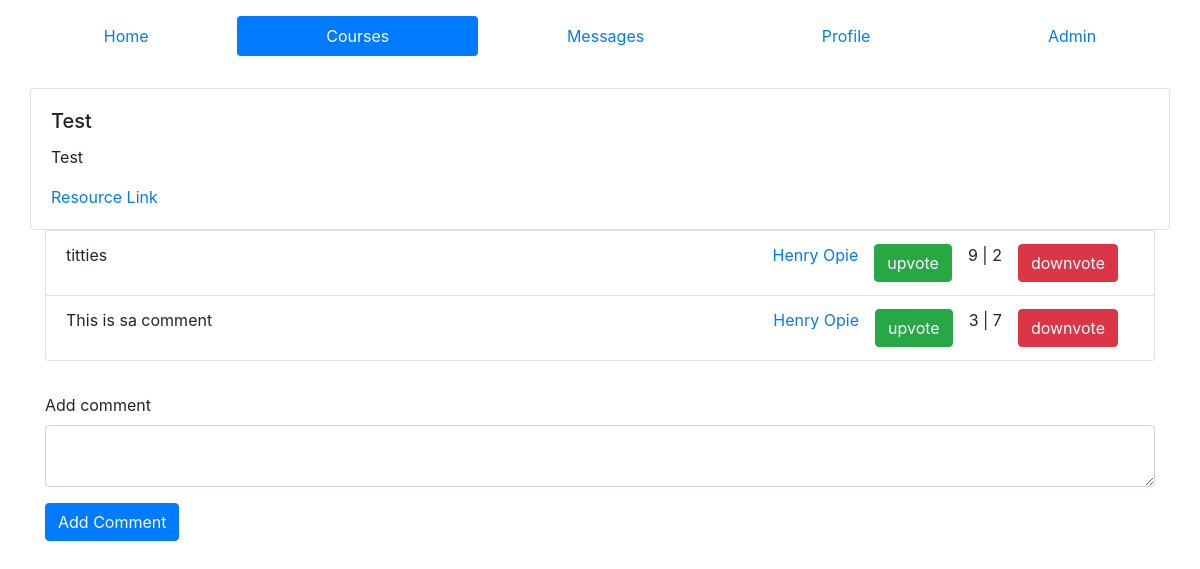
Before: /courses/1111/4 (signed in) with the older database file.
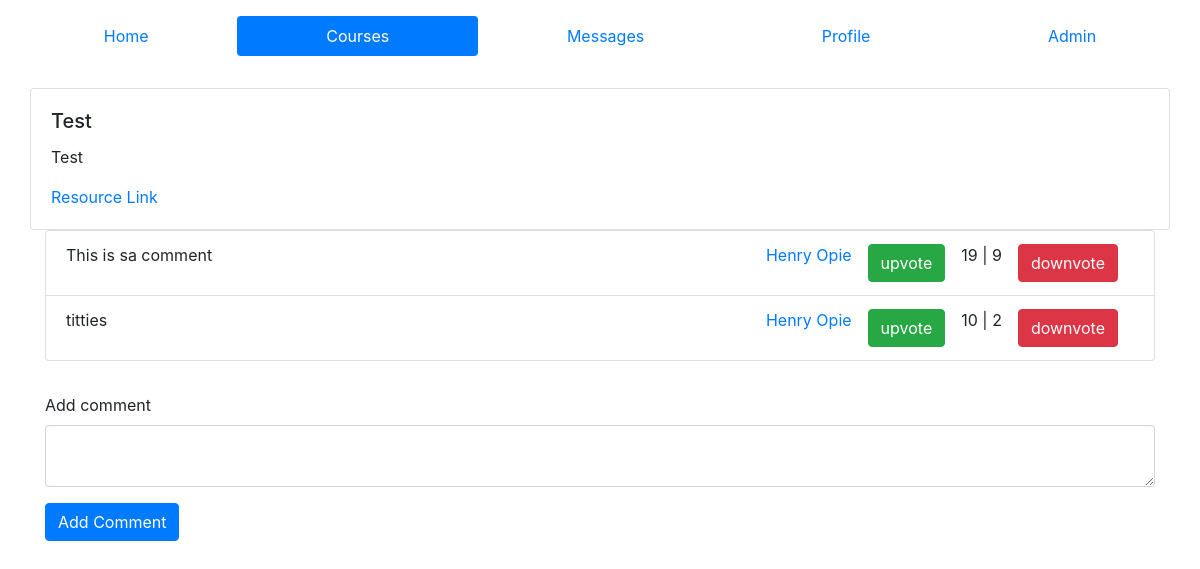
After: the same page with the newer database file.
### ed/models.py (models this page shows)
class Comment(models.Model):
    resource = models.ForeignKey(Resource, on_delete=models.CASCADE, related_name='comments')
    body = models.TextField()
    user = models.ForeignKey(Profile, on_delete=models.CASCADE, null=True)
    upvotes = models.IntegerField(default=0)
    downvotes = models.IntegerField(default=0)

class Profile(models.Model):
    user = models.OneToOneField(User, on_delete=models.CASCADE, related_name='+', default=1)
    FirstName = models.CharField(max_length=50,default='firstname')
    LastName = models.CharField(max_length=50,default='lastname')
    is_admin = models.BooleanField('Is admin', default=False)

### ed/views.py (the view, shortened to what this page needs)
# urls.py: path('courses/<slug:code>/<int:id>', views.singleResource, name='Resource'),
def singleResource(request,code, id):
    is_admin = False
    p = Profile.objects.get(user=request.user)
    error = ''
    if p.is_admin:
        is_admin = True
    if not request.POST:
        resource = Resource.objects.get(id=id)
        try:
            comments = Comment.objects.filter(resource=resource).\
                annotate(totalvotes = F('upvotes') - F('downvotes')).order_by('-totalvotes')
        except:
            comments = {}
        context = {
            'active': 'courses',
            'resource': resource,
            'comments': comments,
            'is_admin': is_admin
        }
        return render(request, 'resource.html', context=context)

### templates/resource.html (shortened to what this page needs)
{% extends "core.html" %}
{% block content %}
<div class="card">
    <div class="card-body">
        <h5 class="card-title">
            {{ resource.resourceName}}
        </h5>
        <p class="card-text">
            {{ resource.resourceDescription}}
        </p>
        {% if resource.resourceLink %}
        <a href="{{resource.resourceLink}}" target='_blank'>
            Resource Link
        </a>
        {% endif %}
    </div>
</div>
<div class="container-fluid">
    {% if comments %}
        <ul class='list-group'>
            {% for comment in comments %}
                <li class="list-group-item" style="display: flex;">
                    <div class="comment-body">
                    {{comment.body}}
                    </div>
                    <div class="comment-author" style="margin-left: auto;">
                        <a href="/profile/{{comment.user.id}}">
                            {{comment.user.FirstName}} {{comment.user.LastName}}
                        </a>
                    </div>
                    <div class="comment-votes">
                        <div class="upvote">
                            <form action="/courses/{{resource.course.courseCode}}/{{resource.id}}" method="post" >
                                <input type="submit" value="upvote" class="btn btn-success">
                            </form>
                        </div>
                        <p>
                            {{comment.upvotes}} | {{comment.downvotes}}
                        </p>
                        <div class="downvote">
                            <form action="/courses/{{resource.course.courseCode}}/{{resource.id}}" method="post" role='form'>
                                <input type="submit" value="downvote" class="btn btn-danger">
                            </form>
                        </div>
                    </div>
                </li>
            {% endfor %}
        </ul>
    {% endif %}
    <form action="/courses/{{resource.course.courseCode}}/{{resource.id}}" method="post" style="margin-top: 2rem;" role="form">
        <div class="form-group">
            <label for="comment" >Add comment</label>
            <textarea id="comment" name="comment" type="text" class="form-control"> </textarea>
        </div>
        <div class="form-group">
            <input type="submit" value="Add Comment" style="width: auto" class="btn btn-primary" role="button">
        </div>
    </form>
</div>
{% endblock %}

Changed rows visible on the page:
changed Comment "This is sa comment": upvotes "3" → "19"; downvotes "7" → "9"; moves up the list
changed Comment "titties": upvotes "9" → "10"
